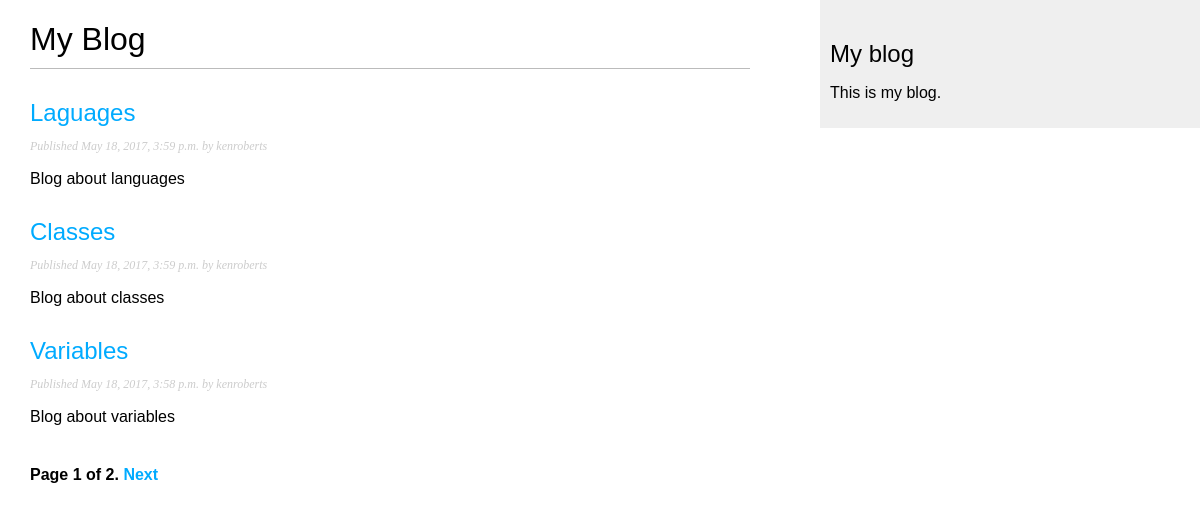
Screenshot of /blog/ with the database file from the repository.
### blog/models.py (models this page shows, shortened)
class Post(models.Model):
    STATUS_CHOICES = (('draft', 'Draft'), ('published', 'Published'),)
    title = models.CharField(max_length=250)
    slug = models.SlugField(max_length=250)
    author = models.ForeignKey(User, related_name='blog_posts')
    body = models.TextField()
    publish = models.DateTimeField(default=timezone.now)
    created = models.DateTimeField(auto_now_add=True)
    updated = models.DateTimeField(auto_now=True)
    status = models.CharField(max_length=10, choices=STATUS_CHOICES, default='draft')
    objects = models.Manager()
    published = PublishedManager()
    class Meta:
        ordering = ('-publish',)
    def get_absolute_url(self):
        return reverse('blog:post_detail', args=[self.publish.year,
                                            self.publish.strftime('%m'),
                                            self.publish.strftime('%d'),
                                            self.slug])

### blog/views.py (the view)
def post_list(request):
       object_list = Post.published.all()
       paginator = Paginator(object_list, 3) # 3 posts in each page
       page = request.GET.get('page')
       try:
           posts = paginator.page(page)
       except PageNotAnInteger:
           posts = paginator.page(1)
       except EmptyPage:
           posts = paginator.page(paginator.num_pages)
       return render(request,
                     'blog/post/list.html',
                     {'page': page, 'posts': posts})

### blog/models.py (called while the page is built)
    def get_queryset(self):
        return super(PublishedManager, self).get_queryset().filter(status='published')

### blog/templates/blog/post/list.html (shortened to what this page needs)
{% extends "blog/base.html" %}
   {% block content %}
     <h1>My Blog</h1>
     {% for post in posts %}
       <h2>
         <a href="{{ post.get_absolute_url }}">
           {{ post.title }}
         </a>
       </h2>
       <p class="date">
         Published {{ post.publish }} by {{ post.author }}
       </p>
       {{ post.body|truncatewords:30|linebreaks }}
     {% endfor %}
    {% include "pagination.html" with page=posts %}
   {% endblock %}

### blog/templates/blog/base.html (shortened to what this page needs)
{% load staticfiles %}
   <!DOCTYPE html>
   <html>
   <head>
     <link href="{% static "css/blog.css" %}" rel="stylesheet">
   </head>
   <body>
     <div id="content">
       {% block content %}
       {% endblock %}
     </div>
     <div id="sidebar">
       <h2>My blog</h2>
         <p>This is my blog.</p>
     </div>
   </body>
   </html>

### blog/templates/pagination.html (shortened to what this page needs)
  <div class="pagination">
     <span class="step-links">
       <span class="current">
         Page {{ page.number }} of {{ page.paginator.num_pages }}.
       </span>
         {% if page.has_next %}
           <a href="?page={{ page.next_page_number }}">Next</a>
         {% endif %}
     </span>
</div>

### blog/static/css/blog.css (style rules this page uses)
body { margin:0; padding:0; font-family:helvetica, sans-serif; }
a { color:#00abff; text-decoration:none; }
h1 { font-weight:normal; border-bottom:1px solid #bbb; padding:0 0 10px 0; }
h2 { font-weight:normal; margin:30px 0 0; }
#content { float:left; width:60%; padding:0 0 0 30px; }
#sidebar { float:right; width:30%; padding:10px; background:#efefef; height:100%; }
p.date { color:#ccc; font-family: georgia, serif; font-size: 12px; font-style: italic; }
.pagination { margin:40px 0; font-weight:bold; }

### rows the page displays
Post: title "Laguages", publish "May 18, 2017, 3:59 p.m.", author "kenroberts", body "Blog about languages"
Post: title "Classes", publish "May 18, 2017, 3:59 p.m.", author "kenroberts", body "Blog about classes"
Post: title "Variables", publish "May 18, 2017, 3:58 p.m.", author "kenroberts", body "Blog about variables"

### other values shown
{{ page.number }} "1"
{{ page.paginator.num_pages }} "2"
